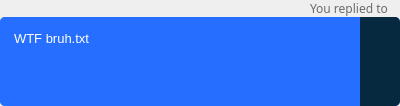
<?xml version="1.0" encoding="UTF-8"?>
<ui version="4.0">
 <class>Form</class>
 <widget class="QWidget" name="Form">
  <property name="geometry">
   <rect>
    <x>0</x>
    <y>0</y>
    <width>400</width>
    <height>106</height>
   </rect>
  </property>
  <property name="windowTitle">
   <string>Form</string>
  </property>
  <layout class="QVBoxLayout" name="verticalLayout">
   <property name="spacing">
    <number>0</number>
   </property>
   <property name="leftMargin">
    <number>0</number>
   </property>
   <property name="topMargin">
    <number>0</number>
   </property>
   <property name="rightMargin">
    <number>0</number>
   </property>
   <property name="bottomMargin">
    <number>0</number>
   </property>
   <item>
    <layout class="QHBoxLayout" name="horizontalLayout">
     <property name="spacing">
      <number>0</number>
     </property>
     <property name="rightMargin">
      <number>12</number>
     </property>
     <item>
      <spacer name="horizontalSpacer">
       <property name="orientation">
        <enum>Qt::Horizontal</enum>
       </property>
       <property name="sizeHint" stdset="0">
        <size>
         <width>13</width>
         <height>13</height>
        </size>
       </property>
      </spacer>
     </item>
     <item>
      <widget class="QLabel" name="label_2">
       <property name="sizePolicy">
        <sizepolicy hsizetype="Minimum" vsizetype="Minimum">
         <horstretch>0</horstretch>
         <verstretch>0</verstretch>
        </sizepolicy>
       </property>
       <property name="font">
        <font>
         <family>Barlow</family>
        </font>
       </property>
       <property name="pixmap">
        <pixmap resource="C:/Users/moral/Desktop/Resources/Resources.qrc">:/icons/replied_to.png</pixmap>
       </property>
       <property name="alignment">
        <set>Qt::AlignCenter</set>
       </property>
      </widget>
     </item>
     <item>
      <widget class="QLabel" name="lbl_target">
       <property name="sizePolicy">
        <sizepolicy hsizetype="Minimum" vsizetype="Minimum">
         <horstretch>0</horstretch>
         <verstretch>0</verstretch>
        </sizepolicy>
       </property>
       <property name="font">
        <font>
         <family>Barlow</family>
        </font>
       </property>
       <property name="styleSheet">
        <string notr="true">color: #6b6b6b</string>
       </property>
       <property name="text">
        <string>You replied to</string>
       </property>
      </widget>
     </item>
    </layout>
   </item>
   <item>
    <widget class="QWidget" name="widget" native="true">
     <property name="cursor">
      <cursorShape>PointingHandCursor</cursorShape>
     </property>
     <property name="styleSheet">
      <string notr="true">border-radius: 5px; background-color: #256eff; padding: 10px; color: white;</string>
     </property>
     <layout class="QHBoxLayout" name="horizontalLayout_2">
      <property name="spacing">
       <number>0</number>
      </property>
      <property name="leftMargin">
       <number>0</number>
      </property>
      <property name="topMargin">
       <number>0</number>
      </property>
      <property name="rightMargin">
       <number>0</number>
      </property>
      <property name="bottomMargin">
       <number>0</number>
      </property>
      <item>
       <widget class="QTextEdit" name="textEdit">
        <property name="cursor" stdset="0">
         <cursorShape>PointingHandCursor</cursorShape>
        </property>
        <property name="frameShape">
         <enum>QFrame::NoFrame</enum>
        </property>
        <property name="verticalScrollBarPolicy">
         <enum>Qt::ScrollBarAlwaysOff</enum>
        </property>
        <property name="horizontalScrollBarPolicy">
         <enum>Qt::ScrollBarAlwaysOff</enum>
        </property>
        <property name="sizeAdjustPolicy">
         <enum>QAbstractScrollArea::AdjustToContents</enum>
        </property>
        <property name="undoRedoEnabled">
         <bool>true</bool>
        </property>
        <property name="readOnly">
         <bool>true</bool>
        </property>
        <property name="html">
         <string>&lt;!DOCTYPE HTML PUBLIC &quot;-//W3C//DTD HTML 4.0//EN&quot; &quot;http://www.w3.org/TR/REC-html40/strict.dtd&quot;&gt;
&lt;html&gt;&lt;head&gt;&lt;meta name=&quot;qrichtext&quot; content=&quot;1&quot; /&gt;&lt;style type=&quot;text/css&quot;&gt;
p, li { white-space: pre-wrap; }
&lt;/style&gt;&lt;/head&gt;&lt;body style=&quot; font-family:'MS Shell Dlg 2'; font-size:8.25pt; font-weight:400; font-style:normal;&quot;&gt;
&lt;p style=&quot; margin-top:0px; margin-bottom:0px; margin-left:0px; margin-right:0px; -qt-block-indent:0; text-indent:0px;&quot;&gt;&lt;span style=&quot; font-size:10pt;&quot;&gt;WTF bruh.txt&lt;/span&gt;&lt;/p&gt;&lt;/body&gt;&lt;/html&gt;</string>
        </property>
       </widget>
      </item>
      <item>
       <widget class="QLabel" name="label">
        <property name="minimumSize">
         <size>
          <width>40</width>
          <height>0</height>
         </size>
        </property>
        <property name="maximumSize">
         <size>
          <width>40</width>
          <height>16777215</height>
         </size>
        </property>
        <property name="styleSheet">
         <string notr="true">background: #06293f; border-radius: 0; border-top-right-radius: 5px;  border-bottom-right-radius: 5px;</string>
        </property>
        <property name="pixmap">
         <pixmap resource="C:/Users/moral/Desktop/Resources/Resources.qrc">:/icons/clip_huge.png</pixmap>
        </property>
        <property name="alignment">
         <set>Qt::AlignCenter</set>
        </property>
       </widget>
      </item>
     </layout>
    </widget>
   </item>
  </layout>
 </widget>
 <resources>
  <include location="C:/Users/moral/Desktop/Resources/Resources.qrc"/>
 </resources>
 <connections/>
</ui>
